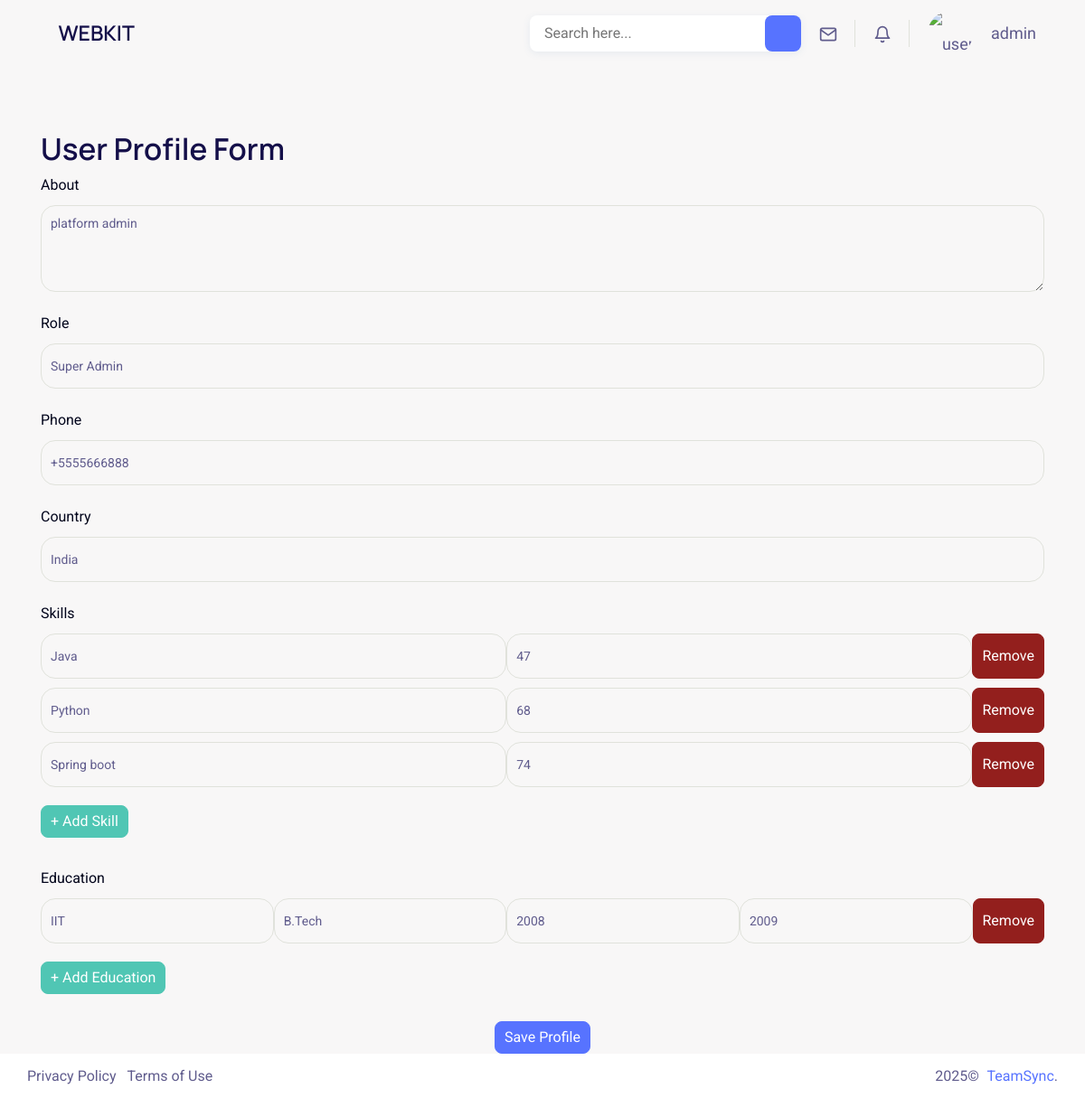
The app's page /saveprofile/ (signed in) with its own data.
### CRM/models.py (models this page shows)
class UserProfile(models.Model):
    user = models.OneToOneField(User, on_delete=models.CASCADE)
    role = models.CharField(max_length=15, blank=False, null=False)
    phone = models.CharField(max_length=15, blank=False, null=False)
    country = models.CharField(max_length=15, blank=False, null=False)
    about = models.TextField()

class Skill(models.Model):
    profile = models.ForeignKey(UserProfile, related_name='skills', on_delete=models.CASCADE)
    name = models.CharField(max_length=50)
    proficiency = models.IntegerField()

class Education(models.Model):
    profile = models.ForeignKey(UserProfile, related_name='education', on_delete=models.CASCADE)
    institution = models.CharField(max_length=100)
    course = models.CharField(max_length=100)
    start_year = models.IntegerField()
    end_year = models.IntegerField()

### CRM/views.py (the view, shortened to what this page needs)
# urls.py: path('saveprofile/',views.save_profile,name='save_profile'),
@login_required
def save_profile(request):
    profile = UserProfile.objects.get(user=request.user)  # Fetch the logged-in user's profile
    skills = profile.skills.all()
    education = profile.education.all()
    return render(request, 'app/webkit/user/user-edit-profile.html', {
        'profile': profile, 'skills': skills, 'education': education
    })

### CRM/templates/app/webkit/user/user-edit-profile.html (shortened to what this page needs)
    {% extends 'app/webkit/main.html' %}
    {% load static %}
    {% block content %}
    <div class="container mt-5">
        <h2>User Profile Form</h2>
        <form method="POST" action="{% url 'CRM:save_profile' %}">
            <div class="form-group mb-3">
                <label>About</label>
                <textarea class="form-control" name="about" rows="3">{{ profile.about }}</textarea>
            </div>
            <div class="form-group mb-3">
                <label>Role</label>
                <input class="form-control" type="text" name="role" value="{{ profile.role }}" required>
            </div>
            <div class="form-group mb-3">
                <label>Phone</label>
                <input class="form-control" type="text" name="phone" value="{{ profile.phone }}" required>
            </div>
            <div class="form-group mb-3">
                <label>Country</label>
                <input class="form-control" type="text" name="country" value="{{ profile.country }}" required>
            </div>
            <label>Skills</label>
            <div id="skillsContainer">
                {% for skill in skills %}
                <div class="skill-item d-flex gap-3 mb-2">
                    <input class="form-control" type="text" name="skill_name[]" value="{{ skill.name }}" required>
                    <input class="form-control" type="number" name="skill_proficiency[]" value="{{ skill.proficiency }}" min="0" max="100" required>
                    <button type="button" class="btn btn-danger" onclick="this.parentElement.remove()">Remove</button>
                </div>
                {% endfor %}
            </div>
            <button type="button" class="btn btn-success mt-2" onclick="addSkillField()">+ Add Skill</button>
            <br>
            <label class="mt-4">Education</label>
            <div id="educationContainer">
                {% for edu in education %}
                    <div class="education-item d-flex gap-3 mb-2">
                        <input class="form-control" type="text" name="institution[]" value="{{ edu.institution }}" required>
                        <input class="form-control" type="text" name="course[]" value="{{ edu.course }}" required>
                        <input class="form-control" type="number" name="start_year[]" value="{{ edu.start_year }}" required>
                        <input class="form-control" type="number" name="end_year[]" value="{{ edu.end_year }}" required>
                        <button type="button" class="btn btn-danger" onclick="this.parentElement.remove()">Remove</button>
                    </div>
                {% endfor %}
            </div>
            <button type="button" class="btn btn-success mt-2" onclick="addEducationField()">+ Add Education</button>
            <div class="text-center">
            <button type="submit" class="btn btn-primary mt-4">Save Profile</button>
            </div>
        </form>
    </div>
{% endblock%}

### CRM/templates/app/webkit/main.html (shortened to what this page needs)
{% load static %}
<!doctype html>
<html lang="en">
  <head>
      <link rel="stylesheet" href="{% static 'webkit/assets/css/backend-plugin.min.css' %}">
      <link rel="stylesheet" href="{% static 'webkit/assets/css/backend.css' %}">
      <link rel="stylesheet" href="{% static 'webkit/assets/vendor/line-awesome/dist/line-awesome/css/line-awesome.min.css' %}">
      <link rel="stylesheet" href="{% static 'webkit/assets/vendor/remixicon/fonts/remixicon.css' %}">
      <link rel="stylesheet" href="{% static 'webkit/assets/vendor/tui-calendar/tui-calendar/dist/tui-calendar.css' %}">
      <link rel="stylesheet" href="{% static 'webkit/assets/vendor/tui-calendar/tui-date-picker/dist/tui-date-picker.css' %}">
      <link rel="stylesheet" href="{% static 'webkit/assets/vendor/tui-calendar/tui-time-picker/dist/tui-time-picker.css' %}">  </head>
      <body class=" color-light ">
        <div class="wrapper">
              <div class="iq-top-navbar">
            <div class="iq-navbar-custom">
                <nav class="navbar navbar-expand-lg navbar-light p-0">
                    <div class="iq-navbar-logo d-flex align-items-center justify-content-between">
                        <i class="ri-menu-line wrapper-menu"></i>
                        <a href="../backend/index.html" class="header-logo">
                            <h4 class="logo-title text-uppercase">Webkit</h4>
                        </a>
                    </div>
                    <div class="d-flex align-items-center">
                        <div class="collapse navbar-collapse" id="navbarSupportedContent">
                            <ul class="navbar-nav ml-auto navbar-list align-items-center">
                                <li>
                                    <div class="iq-search-bar device-search">
                                        <form action="#" class="searchbox">
                                            <a class="search-link" href="#"><i class="ri-search-line"></i></a>
                                            <input type="text" class="text search-input" placeholder="Search here...">
                                        </form>
                                    </div>
                                </li>
                                <li class="nav-item nav-icon nav-item-icon dropdown">
                                    <a href="#" class="search-toggle dropdown-toggle" id="dropdownMenuButton2"
                                        data-toggle="dropdown" aria-haspopup="true" aria-expanded="false">
                                    </a>
                                </li>
                                <li class="nav-item nav-icon nav-item-icon dropdown">
                                    <a href="#" class="search-toggle dropdown-toggle" id="dropdownMenuButton"
                                        data-toggle="dropdown" aria-haspopup="true" aria-expanded="false">
                                        <svg xmlns="http://www.w3.org/2000/svg" width="20" height="20" viewBox="0 0 24 24"
                                            fill="none" stroke="currentColor" stroke-width="2" stroke-linecap="round"
                                            stroke-linejoin="round" class="feather feather-bell">
                                            <path d="M18 8A6 6 0 0 0 6 8c0 7-3 9-3 9h18s-3-2-3-9"></path>
                                            <path d="M13.73 21a2 2 0 0 1-3.46 0"></path>
                                        </svg>
                                    </a>
                                </li>
                                <li class="nav-item nav-icon dropdown caption-content">
                                    <a href="#" class="search-toggle dropdown-toggle  d-flex align-items-center" id="dropdownMenuButton4"
                                        data-toggle="dropdown" aria-haspopup="true" aria-expanded="false">
                                        <img src="{%static 'webkit/assets/images/user/1.jpg' %}" class="img-fluid rounded-circle" alt="user">
                                        <div class="caption ml-3">
                                            <h6 class="mb-0 line-height">{{ request.user }}<i class="las la-angle-down ml-2"></i></h6>
                                        </div>
                                    </a>
                                </li>
                            </ul>
                        </div>
                    </div>
                </nav>
            </div>
        </div>
            <div class="content-page">
                <div class="container-fluid">
                    {% block content %}
                    {% endblock %}
                </div>
            </div>
        </div>
        <footer class="iq-footer">
            <div class="container-fluid">
                <div class="row">
                    <div class="col-lg-6">
                        <ul class="list-inline mb-0">
                            <li class="list-inline-item"><a href="../backend/privacy-policy.html">Privacy Policy</a></li>
                            <li class="list-inline-item"><a href="../backend/terms-of-service.html">Terms of Use</a></li>
                        </ul>
                    </div>
                    <div class="col-lg-6 text-right">
                        <span class="mr-1"><script>document.write(new Date().getFullYear())</script>©</span> <a href="#" class="">TeamSync</a>.
                    </div>
                </div>
            </div>
        </footer>
  </body>
</html>

### records on screen
UserProfile: about "platform admin", role "Super Admin", phone "+5555666888", country "India"
Skill: name "Java", proficiency "47"
Skill: name "Python", proficiency "68"
Skill: name "Spring boot", proficiency "74"
Education: institution "IIT", course "B.Tech", start_year "2008", end_year "2009"

### other values on screen
{{ request.user }} "admin"
